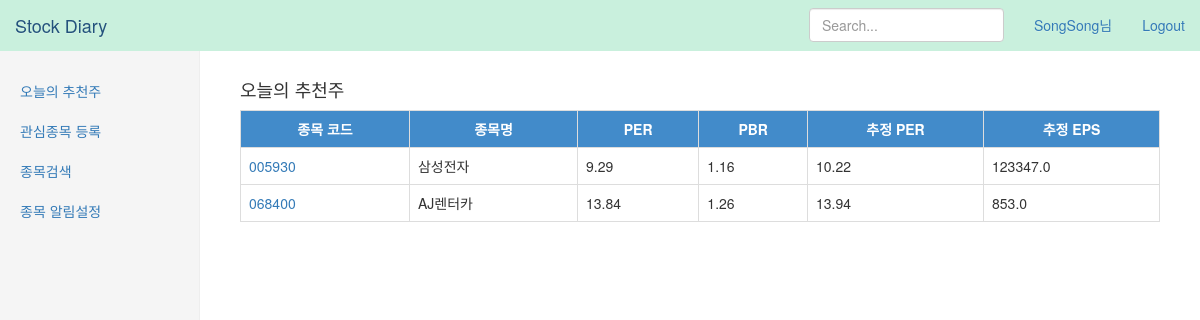
Screenshot of /stock/today (signed in) with the database file from the repository.
### stock/models.py (models this page shows, shortened)
class StockInform(models.Model):
	stock_code = models.ForeignKey(Stock)
	year = models.IntegerField()
	per = models.FloatField()
	pbr = models.FloatField()
	cns_per = models.FloatField()
	cns_eps = models.FloatField()

class Stock(models.Model):
	stock_code = models.CharField(max_length=10)
	stock_name = models.CharField(max_length=100)
	stock_gubun = models.CharField(max_length=10, default="코스피")

### stock/views.py (the view)
def today_stock(request):
	stock_items = []
	stock = StockFilter.objects.filter(filter_name='todaystock')
	_pbr_from = stock[0].pbr_from
	_pbr_to = stock[0].pbr_to
	_per_from = stock[0].cns_per_from
	_per_to = stock[0].cns_per_to
	stock_items = StockInform.objects.filter(
		pbr__gt=_pbr_from,
		pbr__lt=_pbr_to,
		cns_per__gt=_per_from,
		cns_per__lt=_per_to,
		)
	variable = RequestContext(request,{
		'stock_items':stock_items,
		})
	return render_to_response('stock/today.html',variable)

### stock/templates/stock/today.html
{% extends "stock/base.html" %}
{% block contents %}
<h4>오늘의 추천주</h4>
<table class="table table-bordered table-hover">
<tr>
	<th>종목 코드</th>
	<th>종목명</th>
	<th>PER</th>
	<th>PBR</th>
	<th>추정 PER</th>
	<th>추정 EPS</th>
</tr>
{% for stock_item in stock_items %}
<tr>
	<td><a href="http://finance.naver.com/item/main.nhn?code={{ stock_item.stock_code.stock_code }}" target="_blank">{{ stock_item.stock_code.stock_code }}</a></td>
	<td>{{ stock_item.stock_code.stock_name }}</td>
	<td>{{ stock_item.per }}</td>
	<td>{{ stock_item.pbr }}</td>
	<td>{{ stock_item.cns_per }}</td>
	<td>{{ stock_item.cns_eps }}</td>
</tr>
{% endfor %}
</table>
{% endblock %}

### stock/templates/stock/base.html (shortened to what this page needs)
<!doctype html>
{% load static from staticfiles %}
<html>
<head>
<link rel="stylesheet" href="https://maxcdn.bootstrapcdn.com/bootstrap/3.3.2/css/bootstrap.min.css">
<link rel="stylesheet" href="https://maxcdn.bootstrapcdn.com/bootstrap/3.3.2/css/bootstrap-theme.min.css">
<link rel="stylesheet" href="//code.jquery.com/ui/1.11.4/themes/smoothness/jquery-ui.css">
<link rel="stylesheet" href="{% static 'stock/stock.css' %}">
</head>
<body>
	<nav class="navbar navbar-fixed-top nav-bar-color">
      <div class="container-fluid">
        <div class="navbar-header">
          <a class="navbar-brand" href="#">Stock Diary</a>
        </div>
        <div id="navbar" class="navbar-collapse collapse">
          <ul class="nav navbar-nav navbar-right">
            {% if request.user.is_authenticated %}
            <li><a href="#">{{ request.user.last_name }}{{ request.user.first_name }}님</a></li>
            <li><a href="{% url 'logout' %}">Logout</a></li>
            {% else %}
            <li><a href="{% url 'login' %}">Login</a></li>
            <li><a href="{% url 'register' %}">Register</a></li>
            {% endif %}
          </ul>
          <form class="navbar-form navbar-right" method="POST" action="{% url 'stock_search' %}">
            <input type="text" class="form-control" placeholder="Search..." id="search_key" name="search_key" autocomplete="off">
          </form>
        </div>
      </div>
    </nav>
	<div class="container-fluid">
      <div class="row">
        <div class="col-sm-3 col-md-2 sidebar">
          <ul class="nav nav-sidebar">
            <li><a href="{% url 'today_stock' %}">오늘의 추천주</a></li>
            <li><a href="{% url 'favorite' %}">관심종목 등록</a></li>
            <li><a href="{% url 'search_stock' %}">종목검색</a></li>
            <li><a href="{% url 'alarm' %}">종목 알림설정</a></li>
          </ul>
        </div>
        <div class="col-sm-9 col-sm-offset-3 col-md-10 col-md-offset-2 main">
			{% block contents %}{% endblock %}
        </div>
      </div>
    </div>
</body>
</html>

### stock/static/stock/stock.css (style rules this page uses)
body { padding-top: 50px; }
@media (min-width: 768px) { .sidebar { position: fixed; top: 51px; bottom: 0; left: 0; z-index: 1000; display: block; padding: 20px; overflow-x: hidden; overflow-y: auto; background-color: #f5f5f5; border-right: 1px solid #eee; } }
.main { padding: 20px; }
@media (min-width: 768px) { .main { padding-right: 40px; padding-left: 40px; } }
.nav-sidebar { margin-right: -21px; margin-bottom: 20px; margin-left: -20px; }
.nav-sidebar > li > a { padding-right: 20px; padding-left: 20px; }
.nav-bar-color { background-color:#C9F0DD; }
th { text-align: center; background-color: #428bca; color:white; }

### stock/templates/stock/base.html (style rules this page uses)
body { padding-top: 50px; }
@media (min-width: 768px) { .sidebar { position: fixed; top: 51px; bottom: 0; left: 0; z-index: 1000; display: block; padding: 20px; overflow-x: hidden; overflow-y: auto; background-color: #f5f5f5; border-right: 1px solid #eee; } }
.main { padding: 20px; }
@media (min-width: 768px) { .main { padding-right: 40px; padding-left: 40px; } }
.nav-sidebar { margin-right: -21px; margin-bottom: 20px; margin-left: -20px; }
.nav-sidebar > li > a { padding-right: 20px; padding-left: 20px; }
.nav-bar-color { background-color:#C9F0DD; }
th { text-align: center; background-color: #428bca; color:white; }

### rows the page displays
StockInform: stock_code.stock_code "005930", stock_code.stock_name "삼성전자", per "9.29", pbr "1.16", cns_per "10.22", cns_eps "123347.0"
StockInform: stock_code.stock_code "068400", stock_code.stock_name "AJ렌터카", per "13.84", pbr "1.26", cns_per "13.94", cns_eps "853.0"

### other values shown
{{ request.user.last_name }} "Song"
{{ request.user.first_name }} "Song"
